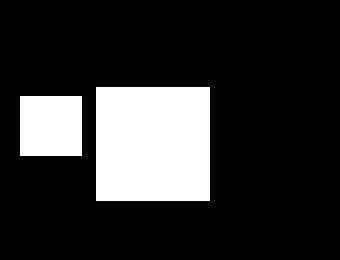
#> input picture debug_img_preproc_front_rectangles.png, 340 x 260 px, found by its file name
$ python get_dim_hw.py   (Python 2 division)   (older library calls are emulated)
#> lines starting #> are read from the running program, lines starting #| are printed output that depends on the picture; after the words box and inside, x2 and y2 are one past the last pixel; in counts of white or black regions, pixels touching at a corner belong together
#> further down, img is the input picture: shape (260, 340, 3); min 0, max 255, mean 48.2
### rpi_script/util_image.py
import cv2
from scipy import ndimage

from disable_enable_print import *

def util_rotate_image(image, angle):
    return ndimage.rotate(image, angle, reshape=False)

toShowOutput = True
# [12 lines left out: function util_show_image, not called in this run]

def util_invert_image(img):
    return cv2.bitwise_not(img)


def util_write_image(_title, img):
    cv2.imwrite(_title, img)

def util_crop_image(img, beginX, lenX, beginY, lenY):
    cropped = img[beginY:beginY + lenY, beginX:beginX + lenX]
    return cropped

def util_crop_image(img, beginX, lenX, beginY, lenY):
    cropped = img[beginY:beginY + lenY, beginX:beginX + lenX]
    return cropped

# [4 lines left out: function util_read_as_gray_image, not called in this run]

### rpi_script/get_dim_hw.py
from scipy.spatial import distance as dist
from imutils import perspective
from imutils import contours
import numpy as np
import argparse
import imutils
import cv2

from disable_enable_print import *
from util_image import *

def midpoint(ptA, ptB):
    return ((ptA[0] + ptB[0]) * 0.5, (ptA[1] + ptB[1]) * 0.5)

ref_width = 23.5
def get(image):
    logging.debug ('Inside...%s',__name__)
    # print "Config Data: ",config_data
    # util_show_image('original', image, 0, 1, True)
    util_write_image('debug_get_dim_hw_input.png',image)

    image = None

    image = cv2.imread('debug_get_dim_hw_input.png')

    # gray = cv2.cvtColor(image, cv2.COLOR_BGR2GRAY)
    gray = image
    gray = cv2.GaussianBlur(gray, (7, 7), 0)
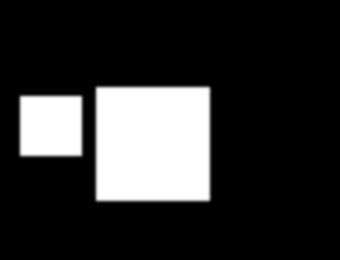
#> gray: shape (260, 340, 3); min 0, max 255, mean 48.2

    # perform edge detection, then perform a dilation + erosion to
    # close gaps in between object edges
    edged = cv2.Canny(gray, 50, 100)
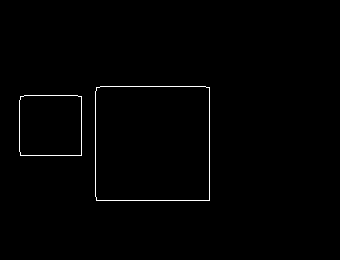
#> edged: shape (260, 340); 0.78% white in thin lines or dots, all inside (x1, y1, x2, y2) = (19, 86, 210, 201)
    edged = cv2.dilate(edged, None, iterations=1)
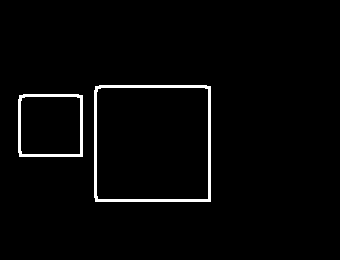
#> edged: shape (260, 340); 2.4% white; 2 white regions
    edged = cv2.erode(edged, None, iterations=1)

    # find contours in the edge map
    cnts = cv2.findContours(edged.copy(), cv2.RETR_EXTERNAL,
        cv2.CHAIN_APPROX_SIMPLE)
#> cnts = 2 contours; box (x1, y1, x2, y2) and area: (95, 86, 210, 201) 12981, (19, 95, 82, 156) 3705
    cnts = cnts[0] if imutils.is_cv2() else cnts[1]

    # sort the contours from left-to-right and initialize the
    # 'pixels per metric' calibration variable
    (cnts, _) = contours.sort_contours(cnts)
    pixelsPerMetric = None

    # loop over the contours individually
    _count = 0
    dimA = dimB = -1
    lastDimA = lastDimB = -1
    for c in cnts:
        # if the contour is not sufficiently large, ignore it
        if cv2.contourArea(c) < 1000:   #VARIES
            continue

        # compute the rotated bounding box of the contour
        orig = image.copy()
        box = cv2.minAreaRect(c)
        box = cv2.cv.BoxPoints(box) if imutils.is_cv2() else cv2.boxPoints(box)
        box = np.array(box, dtype="int")

        # order the points in the contour such that they appear
        # in top-left, top-right, bottom-right, and bottom-left
        # order, then draw the outline of the rotated bounding
        # box
        box = perspective.order_points(box)
        cv2.drawContours(orig, [box.astype("int")], -1, (0, 255, 0), 2)

        # loop over the original points and draw them
        for (x, y) in box:
            cv2.circle(orig, (int(x), int(y)), 5, (0, 0, 255), -1)

        # unpack the ordered bounding box, then compute the midpoint
        # between the top-left and top-right coordinates, followed by
        # the midpoint between bottom-left and bottom-right coordinates
        (tl, tr, br, bl) = box
        (tltrX, tltrY) = midpoint(tl, tr)
        (blbrX, blbrY) = midpoint(bl, br)

        # compute the midpoint between the top-left and top-right points,
        # followed by the midpoint between the top-righ and bottom-right
        (tlblX, tlblY) = midpoint(tl, bl)
        (trbrX, trbrY) = midpoint(tr, br)

        # draw the midpoints on the image
        cv2.circle(orig, (int(tltrX), int(tltrY)), 5, (255, 0, 0), -1)
        cv2.circle(orig, (int(blbrX), int(blbrY)), 5, (255, 0, 0), -1)
        cv2.circle(orig, (int(tlblX), int(tlblY)), 5, (255, 0, 0), -1)
        cv2.circle(orig, (int(trbrX), int(trbrY)), 5, (255, 0, 0), -1)

        # draw lines between the midpoints
        cv2.line(orig, (int(tltrX), int(tltrY)), (int(blbrX), int(blbrY)),
            (255, 0, 255), 2)
        cv2.line(orig, (int(tlblX), int(tlblY)), (int(trbrX), int(trbrY)),
            (255, 0, 255), 2)

        # compute the Euclidean distance between the midpoints
        dA = dist.euclidean((tltrX, tltrY), (blbrX, blbrY))
        dB = dist.euclidean((tlblX, tlblY), (trbrX, trbrY))

        # if the pixels per metric has not been initialized, then
        # compute it as the ratio of pixels to supplied metric
        # (in this case, inches)
        if pixelsPerMetric is None:
            pixelsPerMetric = dB / ref_width

        # compute the size of the object
        dimA = dA / pixelsPerMetric
        dimB = dB / pixelsPerMetric

        # draw the object sizes on the image
        cv2.putText(orig, "{:.1f}mm".format(dimA),
            (int(tltrX - 15), int(tltrY - 10)), cv2.FONT_HERSHEY_SIMPLEX,
            0.65, (255, 255, 255), 2)
        cv2.putText(orig, "{:.1f}mm".format(dimB),
            (int(trbrX + 10), int(trbrY)), cv2.FONT_HERSHEY_SIMPLEX,
            0.65, (255, 255, 255), 2)

        # show the output image
        util_write_image("debug_result_after_dimension_hw_finding.png", orig)    #DEBUG_TRY
        print "H: %s, W: %s"%(round(dimA,2), round(dimB,2))
        if lastDimA > dimA and lastDimB > dimB:
            continue

        lastDimA = dimA
        lastDimB = dimB
#> this loop made 2 passes
#> (tl, tr, br, bl, tltrX, tltrY, blbrX, blbrY) on pass 1: ([19, 94], [80, 94], [80, 154], [18, 154], 49.5, 94, 49, 154)
#> (tl, tr, br, bl, tltrX, tltrY, blbrX, blbrY) on pass 2: ([95, 86], [209, 86], [209, 200], [95, 200], 152, 86, 152, 200)
#| H: 22.93, W: 23.5
#| H: 43.56, W: 43.56
#> pass 1, in util_write_image (call 2), `cv2.imwrite(_title, img)`:
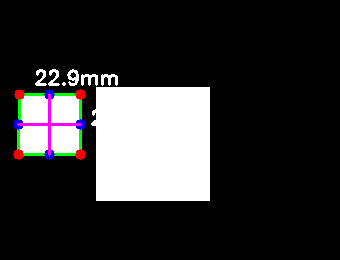
#> saved as debug_result_after_dimension_hw_finding.png: shape (260, 340, 3); mean B, G, R 49.5, 49.1, 49.7
#> pass 2, in util_write_image (call 3), `cv2.imwrite(_title, img)`:
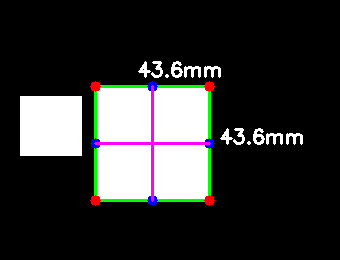
#> saved as debug_result_after_dimension_hw_finding.png: shape (260, 340, 3); mean B, G, R 50.1, 50.6, 50.3
#> after the loop, pixelsPerMetric = 2.62

    h = w = -1

    if round(lastDimA,2) < round(lastDimB,2):
        h = round(lastDimA,2)
        w = round(lastDimB,2)
    else:
        h = round(lastDimB,2)
#> h = 43.56
        w = round(lastDimA,2)
#> w = 43.56

    print "output H: %s, W: %s"%(round(lastDimA,2), round(lastDimB,2))
#| output H: 43.56, W: 43.56
    return round(lastDimA,2), round(lastDimB,2)

if __name__ == '__main__':
    img_path = 'debug_img_preproc_front_rectangles.png' #front
    img = cv2.imread(img_path)
    h,w = get(img)
#> h = 43.56; w = 43.56

$ run again, with Image.png copied over debug_img_preproc_front_rectangles.png
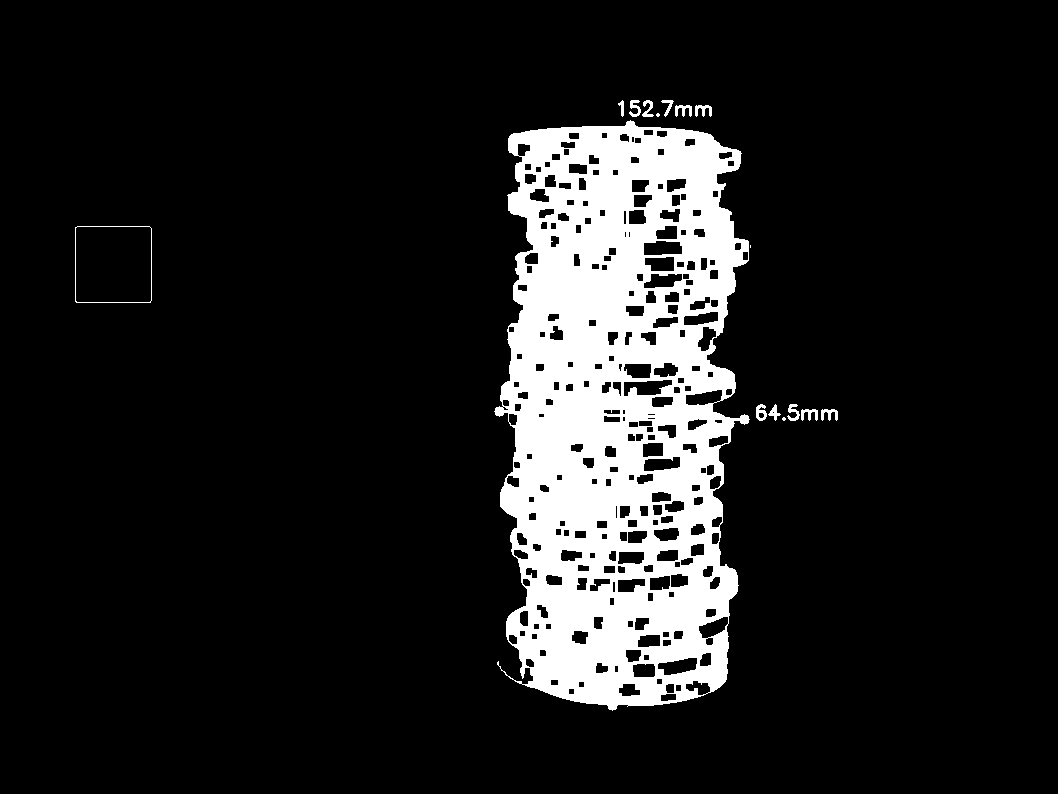
#> input picture Image.png, 1058 x 794 px, found by its file name
#> img is the input picture: shape (794, 1058, 3); 12.1% white; 16 white regions (3 under 20 px), largest, box (x1, y1, x2, y2) and area: (494, 120, 750, 711) 100436, (75, 226, 152, 303) 300, (675, 105, 692, 117) 120
#> in get, `edged = cv2.erode(edged, None, iterations=1)`:
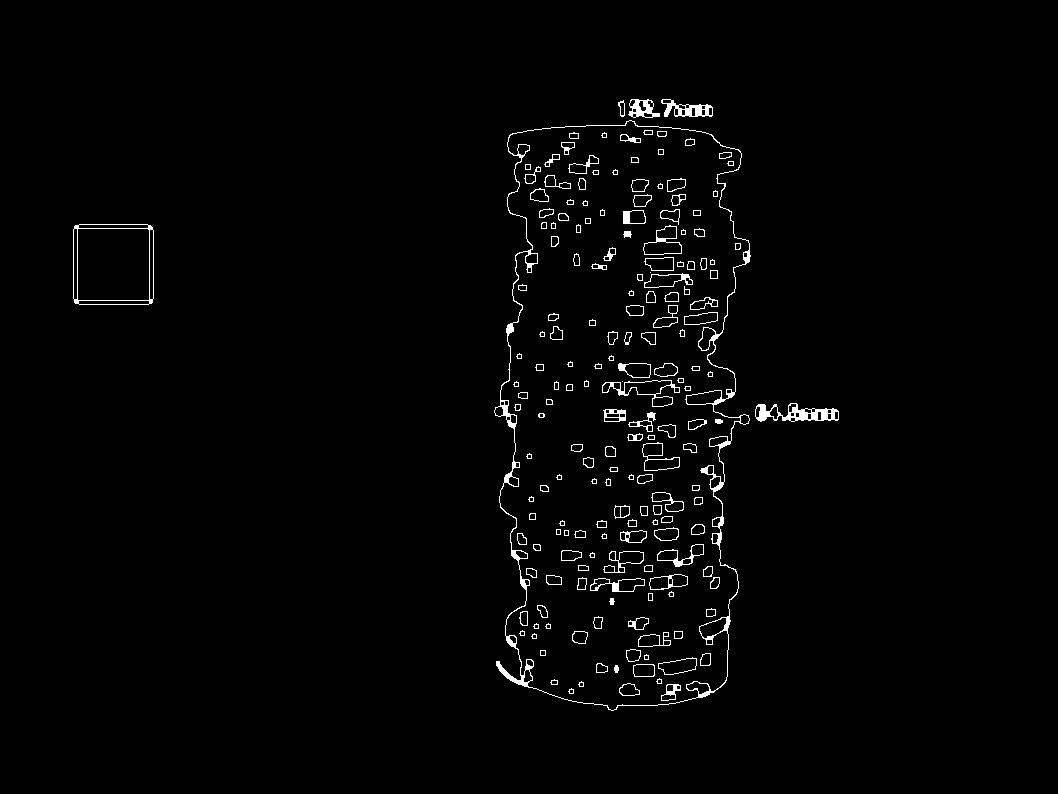
#> edged: shape (794, 1058); 1.7% white in thin lines or dots, all inside (x1, y1, x2, y2) = (73, 99, 839, 711)
#> cnts = 6 contours; box (x1, y1, x2, y2) and area: (494, 120, 751, 711) 122604, (73, 224, 154, 305) 6358, (755, 403, 839, 422) 886, (661, 99, 713, 117) 514, (628, 99, 660, 118) 392, (618, 100, 625, 117) 66
#> the loop in get, `for c in cnts:` made 6 passes
#> (tl, tr, br, bl, tltrX, tltrY, blbrX, blbrY) on pass 1: ([73, 224], [153, 224], [153, 304], [73, 304], 113, 224, 113, 304)
#> (printed output is left out)
#> pass 2, in util_write_image (call 3), `cv2.imwrite(_title, img)`:
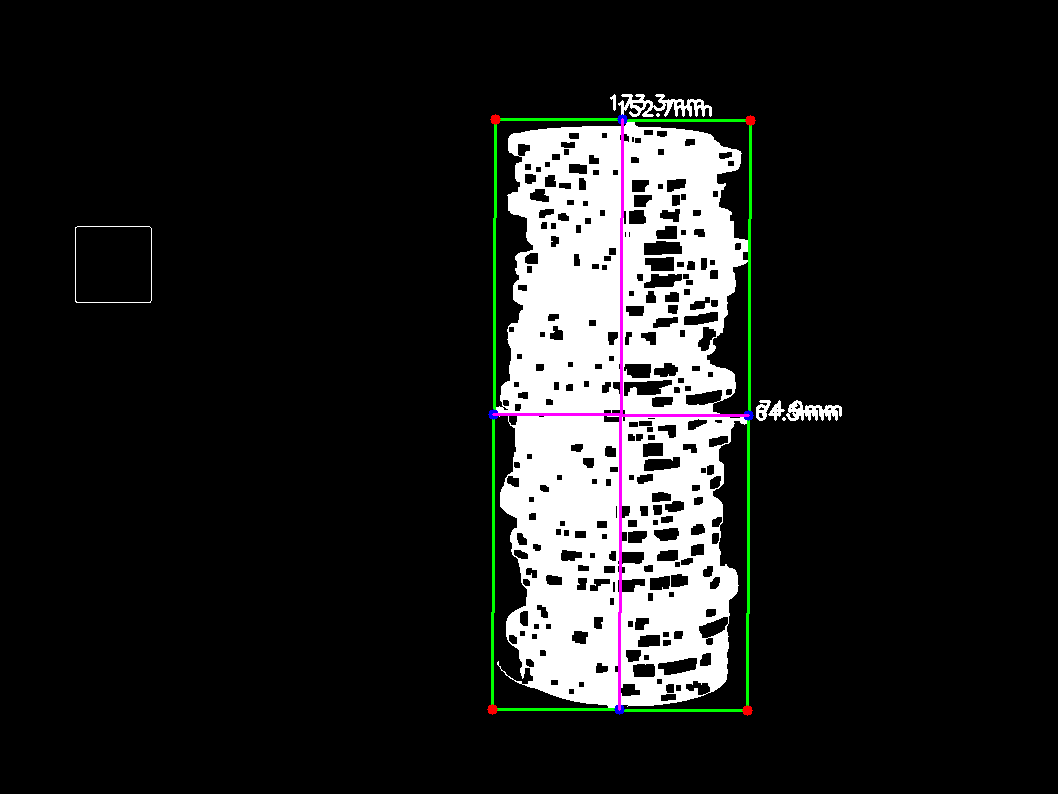
#> saved as debug_result_after_dimension_hw_finding.png: shape (794, 1058, 3); mean B, G, R 31.4, 32, 31.4
#> after the loop in get, `for c in cnts:`: pixelsPerMetric = 3.4
#> in get, `h = round(lastDimB,2)`: h = 74.91
#> in get, `w = round(lastDimA,2)`: w = 173.3
#| output H: 173.31, W: 74.91
#> `h,w = get(img)`: w = 74.91

$ run again, with Video.png copied over debug_img_preproc_front_rectangles.png
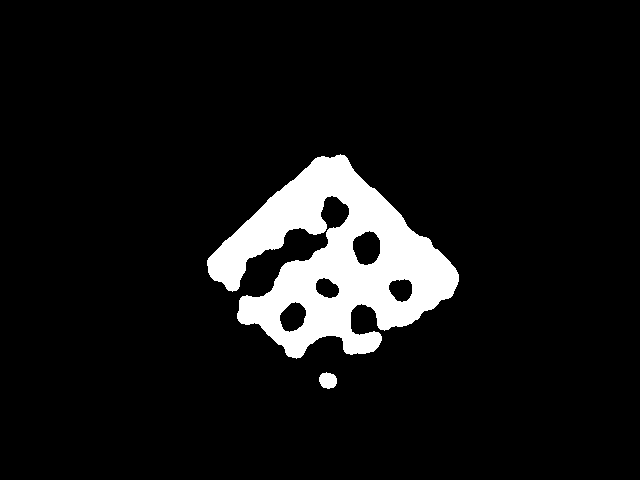
#> input picture Video.png, 640 x 480 px, found by its file name
#> img is the input picture: shape (480, 640, 3); 8.1% white; 2 white regions, box (x1, y1, x2, y2) and area: (207, 154, 459, 359) 24596, (319, 372, 337, 389) 234
#> in get, `edged = cv2.dilate(edged, None, iterations=1)`:
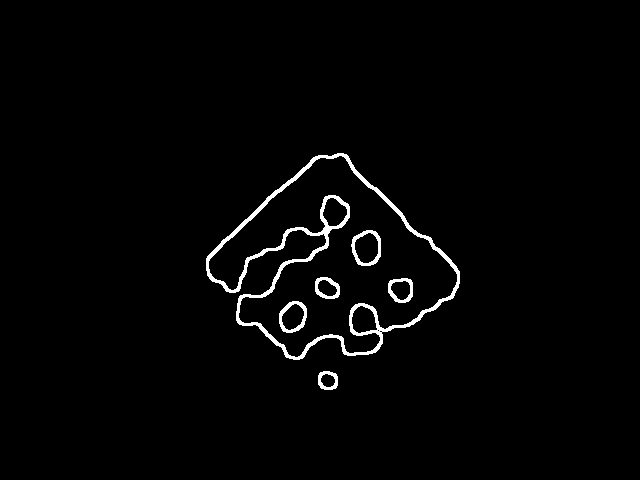
#> edged: shape (480, 640); 1.9% white; 6 white regions, box (x1, y1, x2, y2) and area: (206, 153, 460, 360) 4414, (351, 230, 381, 266) 346, (279, 301, 307, 333) 315, (388, 278, 413, 303) 259, (315, 277, 340, 299) 242, (318, 371, 338, 390) 193
#> cnts = 2 contours; box (x1, y1, x2, y2) and area: (207, 154, 459, 359) 27392, (319, 372, 337, 389) 230
#> the loop in get, `for c in cnts:` made 2 passes
#> (tl, tr, br, bl, tltrX, tltrY, blbrX, blbrY) on pass 1: ([190, 271], [332, 136], [468, 279], [327, 414], 261, 203.5, 397.5, 346.5)
#> (printed output is left out)
#> pass 1, in util_write_image (call 2), `cv2.imwrite(_title, img)`:
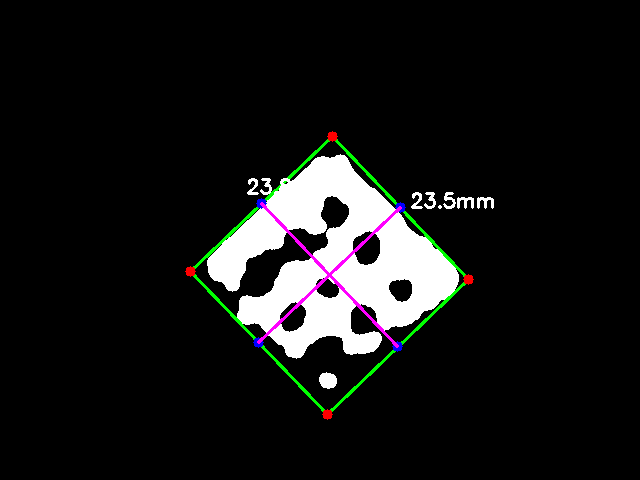
#> saved as debug_result_after_dimension_hw_finding.png: shape (480, 640, 3); mean B, G, R 21.9, 22.5, 22
#> after the loop in get, `for c in cnts:`: pixelsPerMetric = 8.32
#> in get, `h = round(lastDimB,2)`: h = 23.5
#> in get, `w = round(lastDimA,2)`: w = 23.75
#| output H: 23.75, W: 23.5
#> `h,w = get(img)`: w = 23.5
